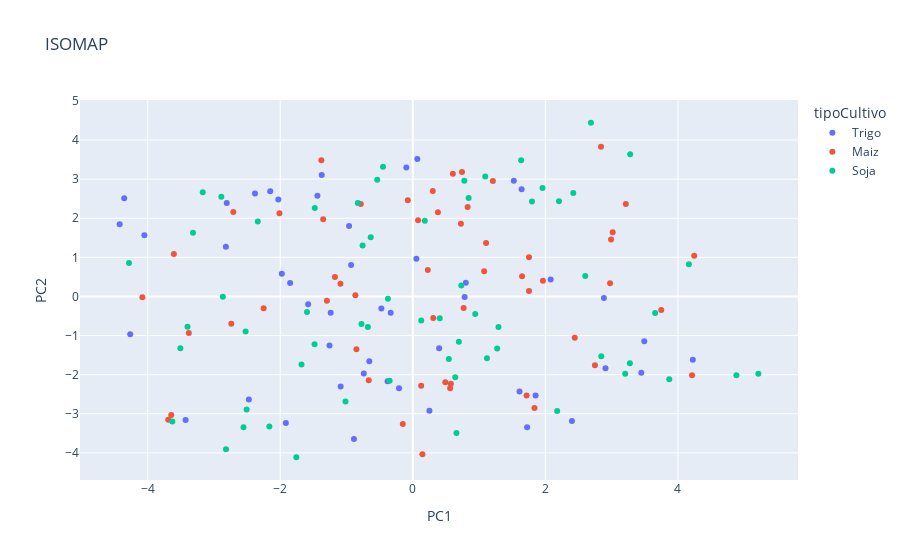

The notebook cell this image was saved under:
### Code cell
fig_isomap_2d = px.scatter(df_isomap, x='PC1', y='PC2', color='tipoCultivo',
                    labels = {'color':'tipoCultivo', 0:'PC1',1:'PC2'},
                    title='ISOMAP')
fig_isomap_2d.show()
